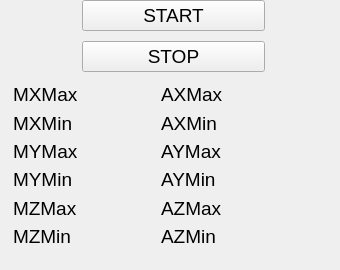
<?xml version="1.0" encoding="UTF-8"?>
<ui version="4.0">
 <class>calibrateMag3110</class>
 <widget class="QWidget" name="calibrateMag3110">
  <property name="geometry">
   <rect>
    <x>0</x>
    <y>0</y>
    <width>340</width>
    <height>270</height>
   </rect>
  </property>
  <property name="minimumSize">
   <size>
    <width>100</width>
    <height>270</height>
   </size>
  </property>
  <property name="maximumSize">
   <size>
    <width>346</width>
    <height>16777215</height>
   </size>
  </property>
  <property name="font">
   <font>
    <pointsize>14</pointsize>
    <weight>50</weight>
    <italic>false</italic>
    <bold>false</bold>
   </font>
  </property>
  <property name="windowTitle">
   <string>Form</string>
  </property>
  <widget class="QWidget" name="layoutWidget">
   <property name="geometry">
    <rect>
     <x>0</x>
     <y>0</y>
     <width>265</width>
     <height>72</height>
    </rect>
   </property>
   <layout class="QGridLayout" name="gridLayout">
    <property name="leftMargin">
     <number>82</number>
    </property>
    <property name="spacing">
     <number>10</number>
    </property>
    <item row="0" column="0">
     <widget class="QPushButton" name="pb_start">
      <property name="minimumSize">
       <size>
        <width>108</width>
        <height>30</height>
       </size>
      </property>
      <property name="maximumSize">
       <size>
        <width>300</width>
        <height>16777215</height>
       </size>
      </property>
      <property name="text">
       <string>START</string>
      </property>
      <property name="flat">
       <bool>false</bool>
      </property>
     </widget>
    </item>
    <item row="1" column="0">
     <widget class="QPushButton" name="pb_stop">
      <property name="maximumSize">
       <size>
        <width>300</width>
        <height>16777215</height>
       </size>
      </property>
      <property name="text">
       <string>STOP</string>
      </property>
     </widget>
    </item>
   </layout>
  </widget>
  <widget class="QWidget" name="">
   <property name="geometry">
    <rect>
     <x>13</x>
     <y>83</y>
     <width>290</width>
     <height>164</height>
    </rect>
   </property>
   <layout class="QGridLayout" name="gridLayout_2">
    <item row="0" column="0">
     <widget class="QLabel" name="label_2">
      <property name="text">
       <string>MXMax</string>
      </property>
     </widget>
    </item>
    <item row="0" column="1">
     <widget class="QLabel" name="m_MXMax">
      <property name="text">
       <string/>
      </property>
     </widget>
    </item>
    <item row="0" column="2">
     <widget class="QLabel" name="label_4">
      <property name="text">
       <string>AXMax</string>
      </property>
     </widget>
    </item>
    <item row="0" column="3">
     <widget class="QLabel" name="m_AXMax">
      <property name="text">
       <string/>
      </property>
     </widget>
    </item>
    <item row="1" column="0">
     <widget class="QLabel" name="label_3">
      <property name="text">
       <string>MXMin</string>
      </property>
     </widget>
    </item>
    <item row="1" column="1">
     <widget class="QLabel" name="m_MXMin">
      <property name="text">
       <string/>
      </property>
     </widget>
    </item>
    <item row="1" column="2">
     <widget class="QLabel" name="label_5">
      <property name="text">
       <string>AXMin</string>
      </property>
     </widget>
    </item>
    <item row="1" column="3">
     <widget class="QLabel" name="m_AXMin">
      <property name="text">
       <string/>
      </property>
     </widget>
    </item>
    <item row="2" column="0">
     <widget class="QLabel" name="label_6">
      <property name="text">
       <string>MYMax</string>
      </property>
     </widget>
    </item>
    <item row="2" column="1">
     <widget class="QLabel" name="m_MYMax">
      <property name="text">
       <string/>
      </property>
     </widget>
    </item>
    <item row="2" column="2">
     <widget class="QLabel" name="label_7">
      <property name="text">
       <string>AYMax</string>
      </property>
     </widget>
    </item>
    <item row="2" column="3">
     <widget class="QLabel" name="m_AYMax">
      <property name="text">
       <string/>
      </property>
     </widget>
    </item>
    <item row="3" column="0">
     <widget class="QLabel" name="label_8">
      <property name="text">
       <string>MYMin</string>
      </property>
     </widget>
    </item>
    <item row="3" column="1">
     <widget class="QLabel" name="m_MYMin">
      <property name="text">
       <string/>
      </property>
     </widget>
    </item>
    <item row="3" column="2">
     <widget class="QLabel" name="label_9">
      <property name="text">
       <string>AYMin</string>
      </property>
     </widget>
    </item>
    <item row="3" column="3">
     <widget class="QLabel" name="m_AYMin">
      <property name="text">
       <string/>
      </property>
     </widget>
    </item>
    <item row="4" column="0">
     <widget class="QLabel" name="label_10">
      <property name="text">
       <string>MZMax</string>
      </property>
     </widget>
    </item>
    <item row="4" column="1">
     <widget class="QLabel" name="m_MZMax">
      <property name="text">
       <string/>
      </property>
     </widget>
    </item>
    <item row="4" column="2">
     <widget class="QLabel" name="label_11">
      <property name="text">
       <string>AZMax</string>
      </property>
     </widget>
    </item>
    <item row="4" column="3">
     <widget class="QLabel" name="m_AZMax">
      <property name="text">
       <string/>
      </property>
     </widget>
    </item>
    <item row="5" column="0">
     <widget class="QLabel" name="label_12">
      <property name="text">
       <string>MZMin</string>
      </property>
     </widget>
    </item>
    <item row="5" column="1">
     <widget class="QLabel" name="m_MZMin">
      <property name="text">
       <string/>
      </property>
     </widget>
    </item>
    <item row="5" column="2">
     <widget class="QLabel" name="label_13">
      <property name="text">
       <string>AZMin</string>
      </property>
     </widget>
    </item>
    <item row="5" column="3">
     <widget class="QLabel" name="m_AZMin">
      <property name="text">
       <string/>
      </property>
     </widget>
    </item>
   </layout>
  </widget>
 </widget>
 <resources/>
 <connections/>
</ui>
